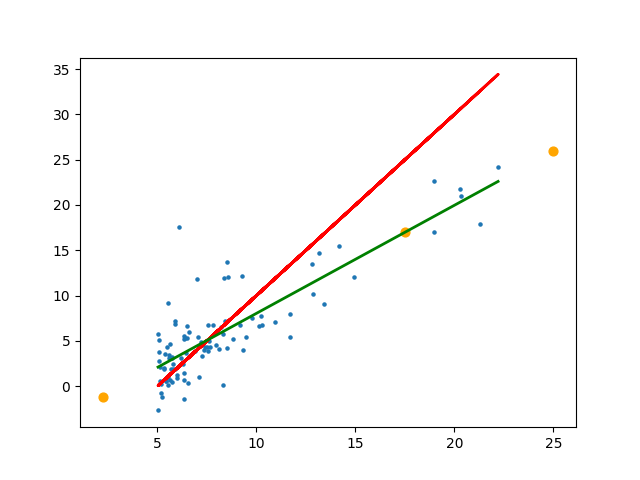

Python code for this plot:
'''
Лабораторная работа 5

1. Загрузить данные (ex1data.csv) из csv-файла в скрипт с помощью метода read_csv модуля pandas.

2. Используя метод plot или scatter, визуализируем данные, считанные из файла.

3. Разберемся с объектом subplot и нарисуем на этом же графике линию, «соответствующую» данным,
считанным из файла. Пусть эта будет линия, соответствующая графику функции y = 2*x-10.

4. Используя метод polyfit из библиотеки scipy получите значения коэффициентов (аналогично было
сделано в конспекте лекции) для модели линейной регрессии (степень полинома = 1)

5. Предскажите значения целевого параметра при значениях x = [2.225, 17.5, 25].

6. Еще раз визуализируйте графики из пункта 2, но дополнительно нанесите график с параметрами
модели, полученными с помощью polyfit.

'''

import numpy
import matplotlib.pyplot as plt
import pandas
import scipy as sp


def error(f, x, y):

    """
     Векторное вычисление суммы квадратов отклонений значений функции
     от известных значений целевого параметра (y).
    """

    return numpy.sum((f(x) - y) ** 2)


def line(x):
    return (2*x - 10)


def draw_graph(x, y):

    """
    Рисование графика функции.
    """

    plt.scatter(x, y, s=5)

    y_line = [line(x_i) for x_i in x]
    plt.plot(x, y_line, linewidth=2.0, color='r')

    # polyfit подбирает коэффициенты модели
    f1p, residuals, rank, sv, rcond = numpy.polyfit(x, y, 1, full=True)
    f1 = sp.poly1d(f1p)
    x_pred = [2.225, 17.5, 25]
    y_pred = [f1(x_i) for x_i in x_pred]
    print('Предсказанные значения от x = [2.225, 17.5, 25]: ', y_pred)
    print(f"{error(f1, x, y):.5}")
    fx = numpy.linspace(min(x), max(x), 500)
    plt.plot(fx, f1(fx), linewidth=2.0, color='g')

    plt.scatter(x_pred, y_pred, s=40, color='orange')

    # plt.autoscale(tight=True)
    # plt.grid(True, color='0.75')

    plt.show()
    plt.savefig("LR5.png")

def transform_data(data):

    """
    Распределение данных по двум векторам (одномерным массивам)
    """

    x = data['first'].to_list()
    y = data['second'].to_list()

    return x, y


if __name__ == '__main__':

    data = pandas.read_csv('ex1data1.csv', names=['first', 'second'])
    x, y = transform_data(data)
    draw_graph(x, y)

